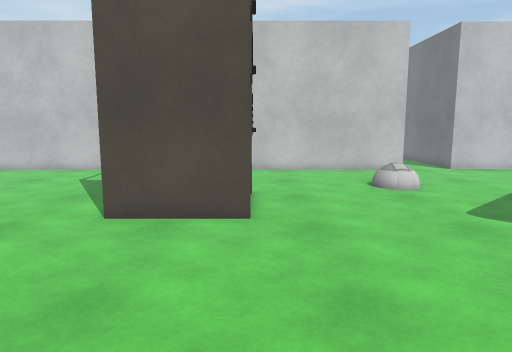
View 1 (above)

24 first-person views from a walk through a 3-D level made in the Unity game engine. The camera is 1.3 m above the floor, tilts 8° down and sees 70° across. The floor is counted in squares, 0.5 m on a side. Each view is taken from the middle of a square. On the plan, view 1 faces up. The plan holds only what a view shows up to about 20 squares ahead; the rest is blank. The place goes on beyond the plan. The player is left out. Door leaves are left out, so doorways stand open. Surface patterns are stand-ins for the level's own textures.

View 2
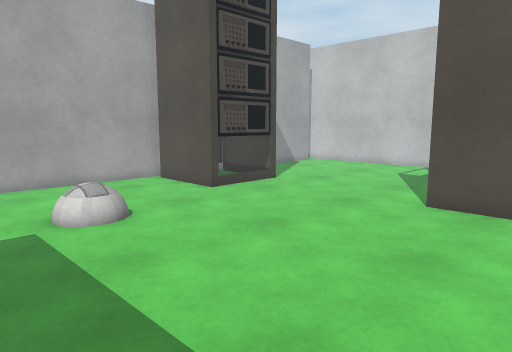

View 3
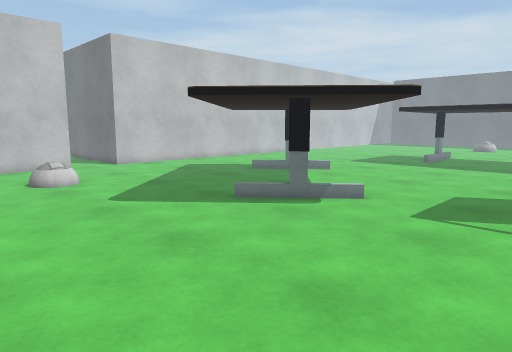

View 4
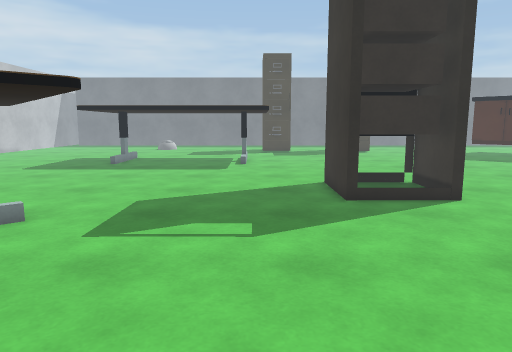

View 5
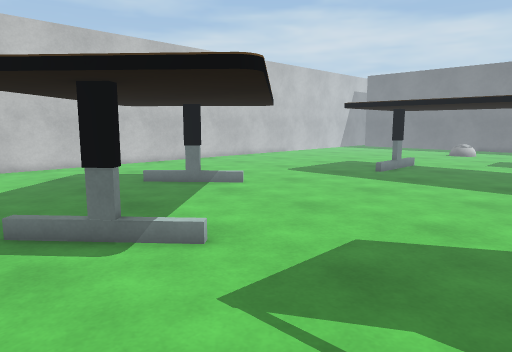

View 6
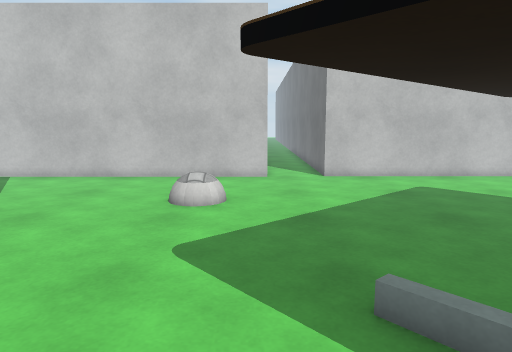

View 7
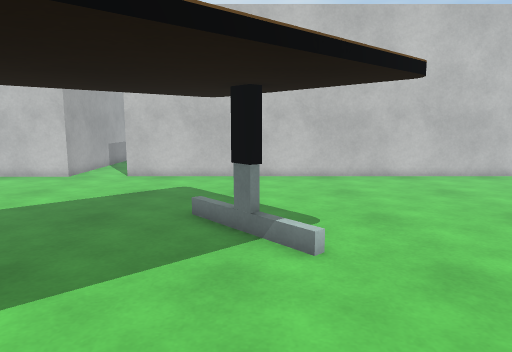

View 8
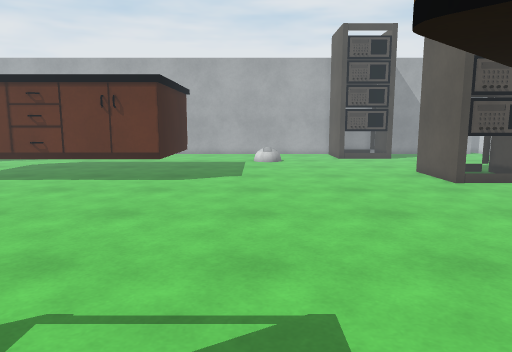

View 9
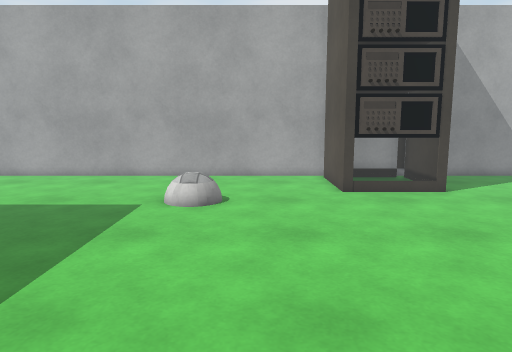

View 10
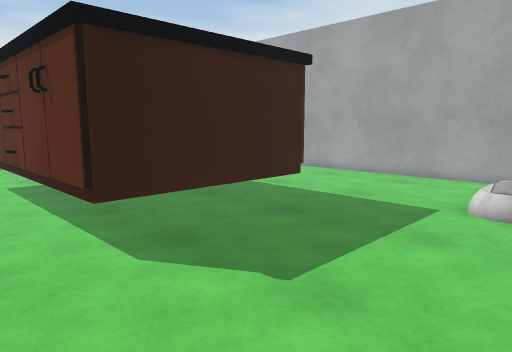

View 11
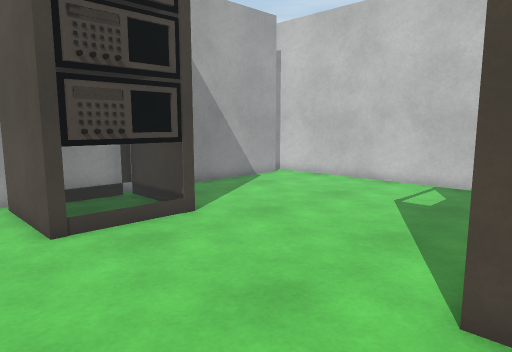

View 12
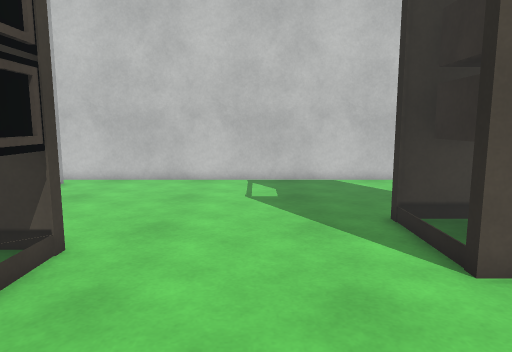

View 13
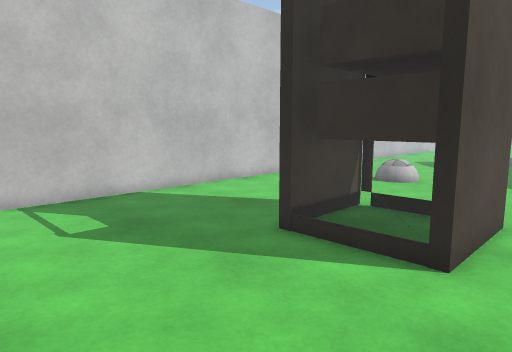

View 14
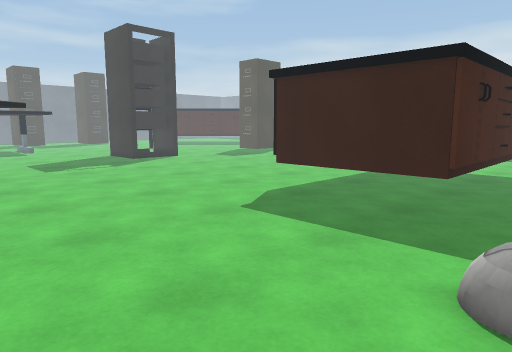

View 15
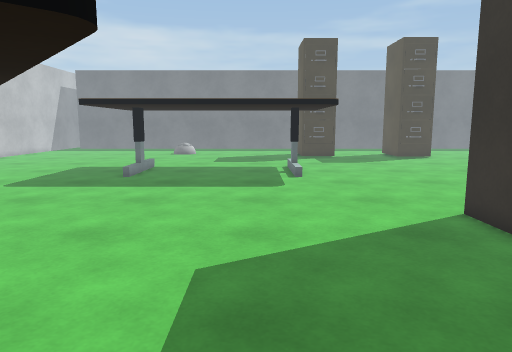

View 16
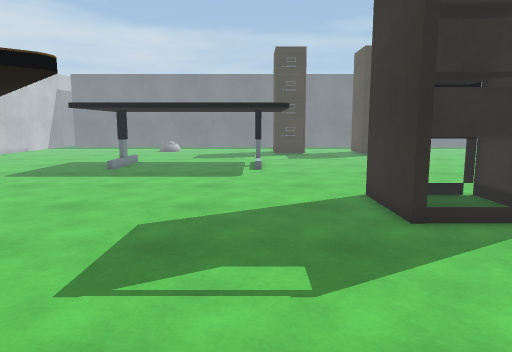

View 17
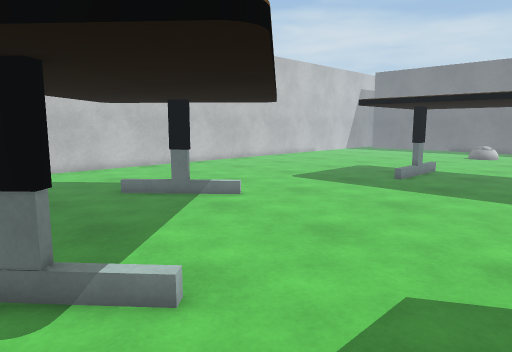

View 18
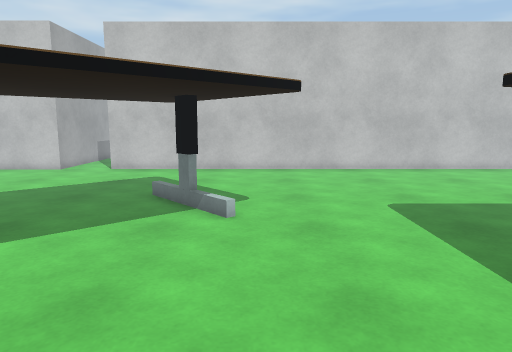

View 19
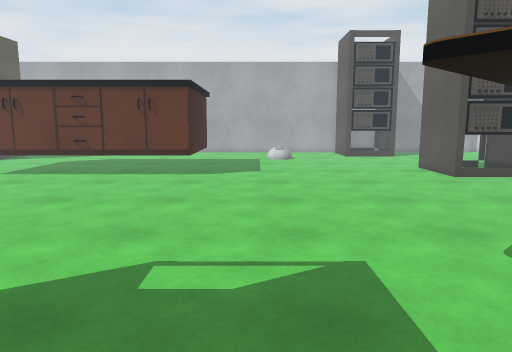

View 20
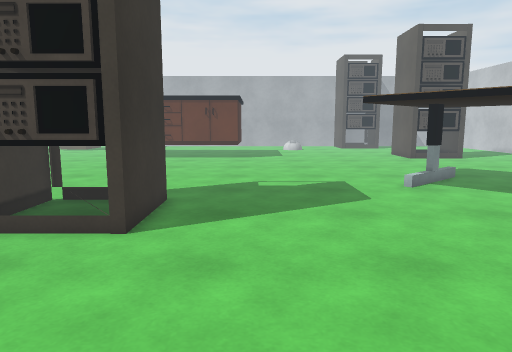

View 21
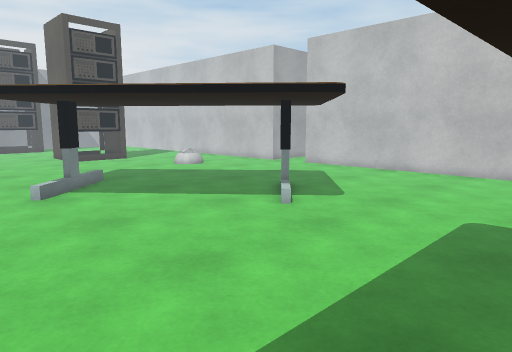

View 22
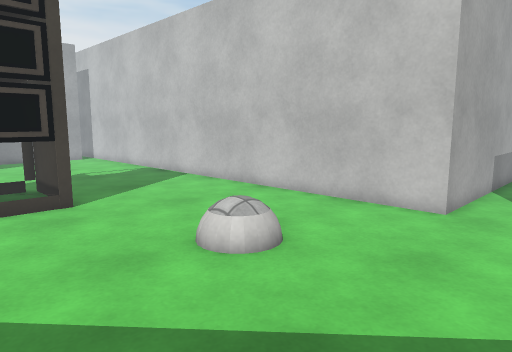

View 23
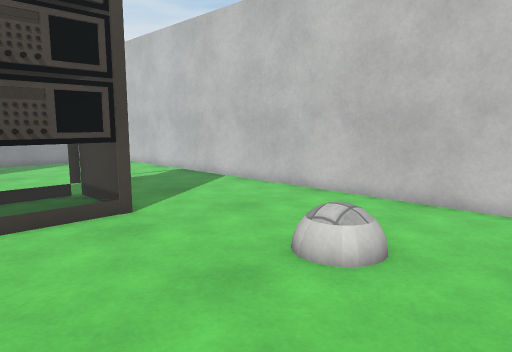

View 24
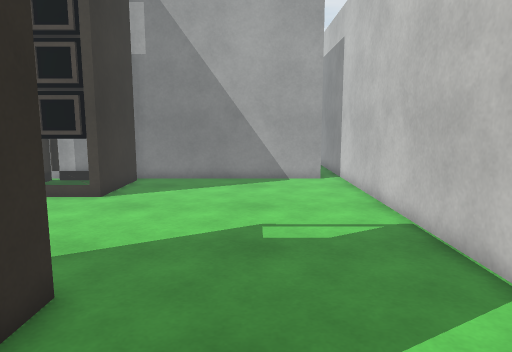

### Floor plan
Key: @ floor where view 1 was taken; # wall or solid block; . main floor; : floor 0.25 m higher than the main floor; D open door; B ball; C cabinet; T table; O other object.
Columns run from 19 left of view 1 to 29 right of it. Each row starts with its distance up from view 1.
 21 ############################DDD##################
 20   #..............................................
 19   #..............................................
 18   #..............................................
 17   #..............................................
 16   #.....................BBB......................
 15   #.....................BBB......................
 14   #............#####.............................
 13   #............#CCCC.............................
 12   #............#CCCC.................O...........
 11   ######.......#CCCC.............................
 10   ##CCCC.......####C.............................
  9   ##CCCC.........................................
  8   ## CC#........................................T
  7   #####C........................................T
  6   #...........................OO.................
  5   #..............................................
  4   #..............................................
  3   #..............................................
  2   #.....BB.......................................
  1   #.....BB.......................................
  0   #................@.............................
 -1   #............................................:T
 -2   #..............................................
 -3   #.........OOOOOOO..............................
 -4   #........OO     O..............................
 -5   #........O      O...............C####..........
 -6   #........O      O................#CCCC.........
 -7   #........O      O................#CCCC.........
 -8   #........O      O........   .....#CCCC   ......

Positions as (right, up) in squares from view 1, and headings:
1: (0, 0), facing up
2: (0, -2), facing up-left
3: (1, -2), facing up-right
4: (3, -2), facing right
5: (8, -2), facing up-right
6: (8, 3), facing up
7: (18, 3), facing up
8: (16, 1), facing left
9: (2, 4), facing left
10: (2, 4), facing down-left
11: (-3, 5), facing up-left
12: (-8, 4), facing up
13: (-11, 8), facing up-right
14: (-11, 8), facing down-right
15: (9, 1), facing right
16: (6, -1), facing right
17: (10, 0), facing up-right
18: (20, 0), facing up
19: (18, 0), facing left
20: (28, -2), facing left
21: (27, 1), facing up-left
22: (12, 10), facing up-left
23: (10, 9), facing up-left
24: (1, 17), facing left
